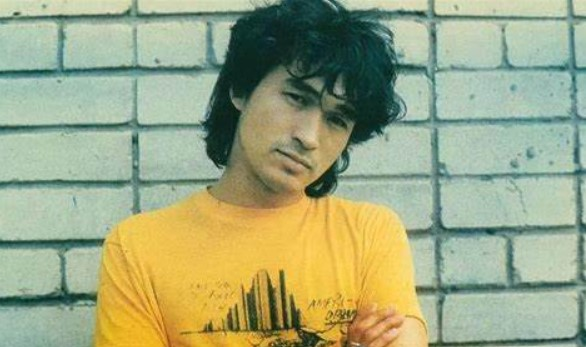
#> input picture data/Vector_Tsoi.jpg, 586 x 347 px
$ python KCF.py   (older library calls are emulated)
#> lines starting #> are read from the running program, lines starting #| are printed output that depends on the picture
from numpy.fft import fft2, ifft2, fftshift
import cv2
import numpy as np
import math
import matplotlib.pyplot as plt

class Hog_feature():
    def __init__(self, img, cell_size=16, bin_size=8):
        self.img = img
        self.img = np.sqrt(img / np.max(img))
        self.img = img * 255
        self.cell_size = cell_size
        self.bin_size = bin_size
        self.angle_unit = 360 / self.bin_size
    #   获取hog向量和图片
    def extract(self):
        # 获得原图的shape
        height, width = self.img.shape
        # 计算原图的梯度大小
        gradient_magnitude, gradient_angle = self.global_gradient()
        gradient_magnitude = abs(gradient_magnitude)

        # cell_gradient_vector用来保存每个细胞的梯度向量
        cell_gradient_vector = np.zeros((int(height / self.cell_size), int(width / self.cell_size), self.bin_size))
        # 大小等于划分成细胞之后的图
        height_cell,width_cell,_ = np.shape(cell_gradient_vector)
        #   计算每个细胞的梯度直方图
        for i in range(height_cell):
            for j in range(width_cell):
                # 分割出这个细胞的梯度 切片
                cell_magnitude = gradient_magnitude[i * self.cell_size:(i + 1) * self.cell_size,
                                 j * self.cell_size:(j + 1) * self.cell_size]
                # 分割出这个细胞的角度
                cell_angle = gradient_angle[i * self.cell_size:(i + 1) * self.cell_size,
                             j * self.cell_size:(j + 1) * self.cell_size]
                # 使用函数cell_gradient蒋每个细胞内的角度和梯度转化为梯度直方图格式
                cell_gradient_vector[i][j] = self.cell_gradient(cell_magnitude, cell_angle)

        # hog图像
        hog_image = self.render_gradient(np.zeros([height, width]), cell_gradient_vector)
        # 画图，用一个np.zeros([height, width]和原图一样大，来画cell_gradient_vector
        hog_vector = []
        # block为2x2
        for i in range(height_cell - 1):
            for j in range(width_cell - 1):
                block_vector = []
                block_vector.extend(cell_gradient_vector[i][j])
                block_vector.extend(cell_gradient_vector[i][j + 1])
                block_vector.extend(cell_gradient_vector[i + 1][j])
                block_vector.extend(cell_gradient_vector[i + 1][j + 1])
                mag = lambda vector: math.sqrt(sum(i ** 2 for i in vector))
                magnitude = mag(block_vector)
                if magnitude != 0:
                    normalize = lambda block_vector, magnitude: [element / magnitude for element in block_vector]
                    block_vector = normalize(block_vector, magnitude)
                print(block_vector)
                hog_vector.append(block_vector)
        return hog_vector, hog_image
    #   计算原图的梯度大小
    def global_gradient(self):
        gradient_values_x = cv2.Sobel(self.img, cv2.CV_64F, 1, 0, ksize=5)
        gradient_values_y = cv2.Sobel(self.img, cv2.CV_64F, 0, 1, ksize=5)
        gradient_magnitude = cv2.addWeighted(gradient_values_x, 0.5, gradient_values_y, 0.5, 0)
        gradient_angle = cv2.phase(gradient_values_x, gradient_values_y, angleInDegrees=True)
        return gradient_magnitude, gradient_angle
    #   分解角度信息到不同角度的直方图上
    def cell_gradient(self, cell_magnitude, cell_angle):
        orientation_centers = [0] * self.bin_size
        for i in range(cell_magnitude.shape[0]):
            for j in range(cell_magnitude.shape[1]):
                gradient_strength = cell_magnitude[i][j]
                gradient_angle = cell_angle[i][j]
                min_angle, max_angle, mod = self.get_closest_bins(gradient_angle)
                orientation_centers[min_angle] += (gradient_strength * (1 - (mod / self.angle_unit)))
                orientation_centers[max_angle] += (gradient_strength * (mod / self.angle_unit))
        return orientation_centers
    #   计算每个像素点所属的角度
    def get_closest_bins(self, gradient_angle):
        idx = int(gradient_angle / self.angle_unit)
        mod = gradient_angle % self.angle_unit
        return idx, (idx + 1) % self.bin_size, mod
    #   将梯度直方图进行绘图
    def render_gradient(self, image, cell_gradient):
        cell_width = self.cell_size / 2
        max_mag = np.array(cell_gradient).max()
        for x in range(cell_gradient.shape[0]):
            for y in range(cell_gradient.shape[1]):
                cell_grad = cell_gradient[x][y]
                cell_grad /= max_mag
                angle = 0
                angle_gap = self.angle_unit
                for magnitude in cell_grad:
                    angle_radian = math.radians(angle)
                    x1 = int(x * self.cell_size + magnitude * cell_width * math.cos(angle_radian))
                    y1 = int(y * self.cell_size + magnitude * cell_width * math.sin(angle_radian))
                    x2 = int(x * self.cell_size - magnitude * cell_width * math.cos(angle_radian))
                    y2 = int(y * self.cell_size - magnitude * cell_width * math.sin(angle_radian))
                    cv2.line(image, (y1, x1), (y2, x2), int(255 * math.sqrt(magnitude)))
                    angle += angle_gap
        return image

class HOG:
    # [40 lines left out: functions __init__, get_feature, show_hog, not called in this run]

class Tracker:
    # [197 lines left out: functions __init__, first_frame, update, get_feature, gaussian_peak, kernel_correlation and 2 more, not called in this run]

if __name__ == '__main__':
    img = cv2.imread("../data/Vector_Tsoi.jpg", cv2.IMREAD_GRAYSCALE)
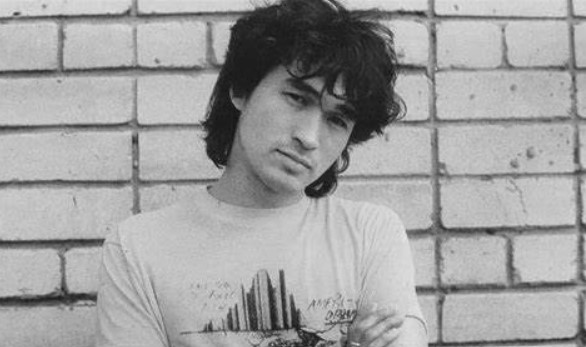
#> img: shape (347, 586); min 17, max 232, mean 160.3
    print(img.shape)
#| (347, 586)
    hog = Hog_feature(img, cell_size=20, bin_size=12)
#> in __init__, `self.img = np.sqrt(img / np.max(img))`:
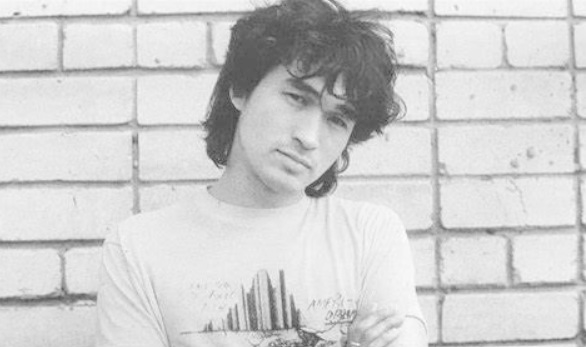
#> self.img: shape (347, 586) float64; min 0.271, max 1, mean 0.817
#> in __init__, `self.img = img * 255`:
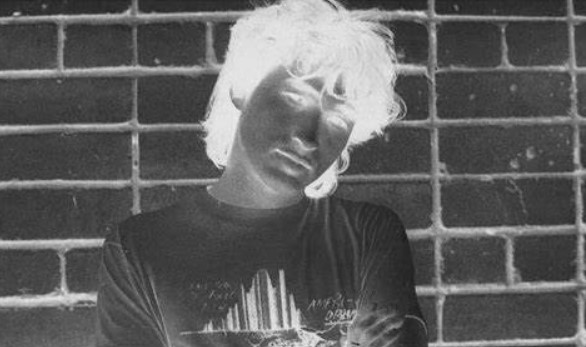
#> self.img: shape (347, 586); min 24, max 239, mean 95.7
    vector, image = hog.extract()
#> in global_gradient, `gradient_values_y = cv2.Sobel(self.img, cv2.CV_64F, 0, 1, ksize=5)`:
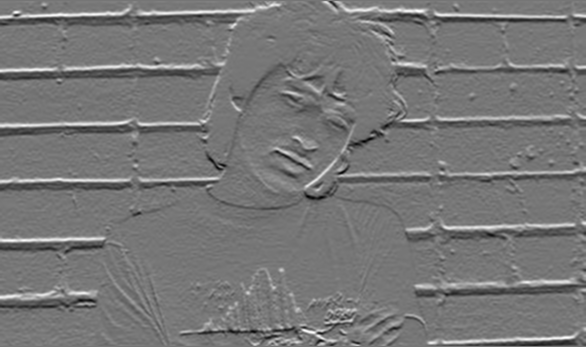
#> gradient_values_y: shape (347, 586) float64; min -5101, max 5840, mean 18.2; drawn with min black and max white
#> in global_gradient, `gradient_angle = cv2.phase(gradient_values_x, gradient_values_y, angle..`:
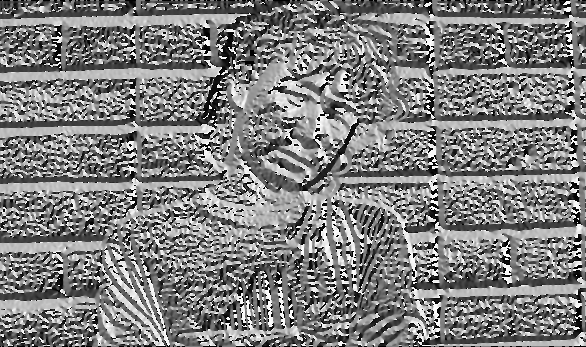
#> gradient_angle: shape (347, 586) float64; min 0, max 360, mean 179.9; drawn with min black and max white
#> after the loop in extract, `for i in range(height_cell):`:
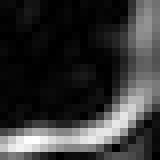
#> cell_magnitude: shape (20, 20) float64 (shown 8 times larger); min 1, max 3337, mean 698.4; drawn with min black and max white
#> after the loop in render_gradient, `for x in range(cell_gradient.shape[0]):`:
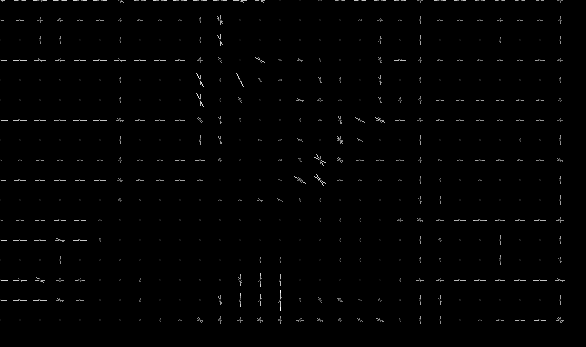
#> image: shape (347, 586) float64; min 0, max 255, mean 2.1
    gradient_magnitude, gradient_angle = hog.global_gradient()
    print(gradient_magnitude.shape)
    print(len(vector))
    print(len(vector[0]))
    print(image.shape)
    plt.imshow(image, cmap=plt.cm.gray)
    plt.show()
